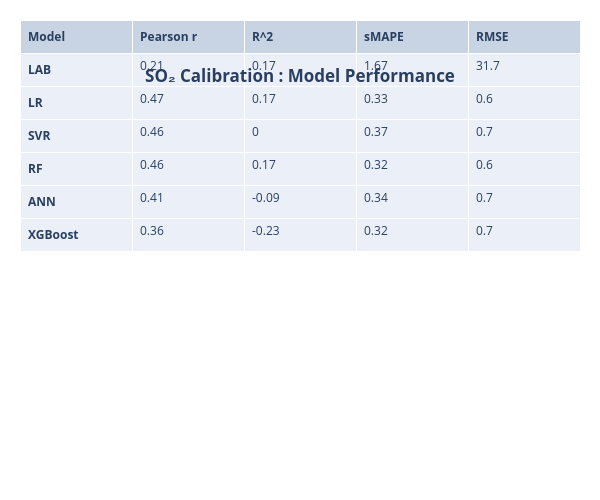

Source (notebook cell):
### Code cell
import plotly.graph_objects as go
import pandas as pd
RMSE_lab_SO2=44
model=['<b>LAB</b>','<b>LR</b>','<b>SVR</b>','<b>RF</b>','<b>ANN</b>','<b>XGBoost</b>']
Pearson=[Pearson_lab_SO2,Pearson_lr_SO2,Pearson_svr_SO2,Pearson_rf_SO2,Pearson_ann_SO2,Pearson_xgb_SO2]
R2=[R2_lab_SO2,R2_lr_SO2,R2_svr_SO2,R2_rf_SO2,R2_ann_SO2,R2_xgb_SO2,]
RMSE=[RMSE_Lab_SO2,RMSE_Lr_SO2,RMSE_Svr_SO2,RMSE_Rf_SO2,RMSE_Ann_SO2,RMSE_Xgb_SO2]
sMAPE=[sMAPE_lab_SO2,sMAPE_lr_SO2,sMAPE_svr_SO2,sMAPE_rf_SO2,sMAPE_ann_SO2,sMAPE_xgb_SO2]

fig = go.Figure(data=[go.Table(
    header=dict(values=['<b>Model</b>','<b>Pearson r</b>','<b>R^2</b>','<b>sMAPE</b>','<b>RMSE</b>'],
                #fill_color='paleturquoise',
                align='left'),
    cells=dict(values=[model,Pearson,R2,sMAPE,RMSE ],
               #fill_color='lavender',
               align='left'))
   ])
fig.update_layout(
title={'text': "<b>SO2 Calibration : Model Performance</b>".translate(subscript),
        'y':0.86,
        'x':0.5,
        'xanchor': 'center',
        'yanchor': 'top'},
width=600,
height=500,margin=dict(l=20, r=20, t=20, b=20)

)
fig.show()
chart_studio.plotly.sign_in('vinylango', 'gybbJVWfRSUoTcRRSa6J')
chart_studio.plotly.image.save_as(fig, filename='models_performance_SO2.png')
Image('models_performance_SO2.png')

### Figure 1 — Plotly figure (JSON) as saved in the notebook; plotly's stock layout.template omitted (floating-point values rounded to 4 significant figures)
{"data": [{"cells": {"align": "left", "values": [["<b>LAB</b>", "<b>LR</b>", "<b>SVR</b>", "<b>RF</b>", "<b>ANN</b>", "<b>XGBoost</b>"], [0.21, 0.47, 0.46, 0.46, 0.41, 0.36], [0.17, 0.17, 0, 0.17, -0.09, -0.23], [1.67, 0.33, 0.37, 0.32, 0.34, 0.32], [31.7, 0.6, 0.7, 0.6, 0.7, 0.7]]}, "header": {"align": "left", "values": ["<b>Model</b>", "<b>Pearson r</b>", "<b>R^2</b>", "<b>sMAPE</b>", "<b>RMSE</b>"]}, "type": "table"}], "layout": {"height": 500, "margin": {"b": 20, "l": 20, "r": 20, "t": 20}, "title": {"text": "<b>SO₂ Calibration : Model Performance</b>", "x": 0.5, "xanchor": "center", "y": 0.86, "yanchor": "top"}, "width": 600}}
